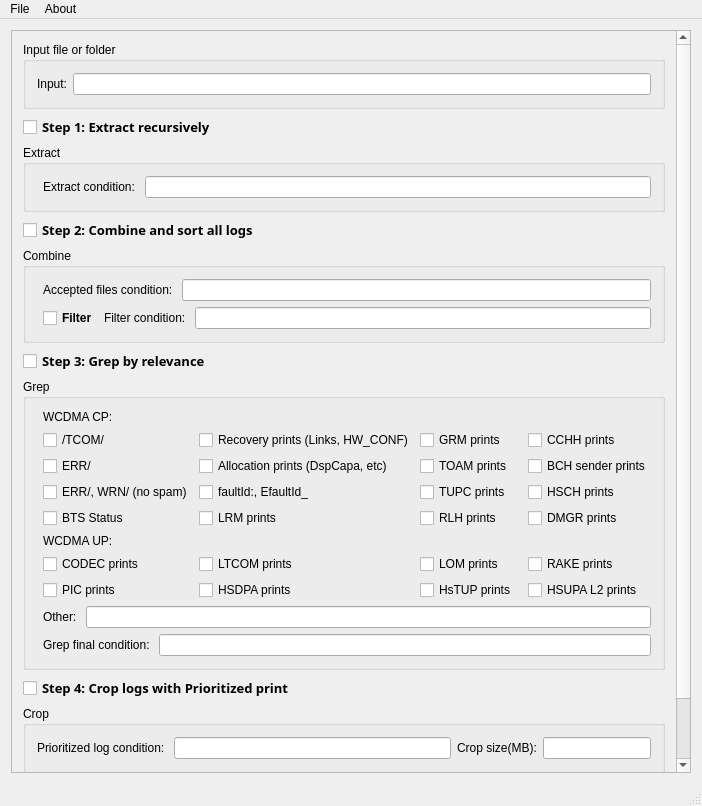
<?xml version="1.0" encoding="UTF-8"?>
<ui version="4.0">
 <class>WcdmaTools</class>
 <widget class="QMainWindow" name="WcdmaTools">
  <property name="geometry">
   <rect>
    <x>0</x>
    <y>0</y>
    <width>702</width>
    <height>806</height>
   </rect>
  </property>
  <property name="sizePolicy">
   <sizepolicy hsizetype="Preferred" vsizetype="Preferred">
    <horstretch>0</horstretch>
    <verstretch>0</verstretch>
   </sizepolicy>
  </property>
  <property name="windowTitle">
   <string>WcdmaTools</string>
  </property>
  <widget class="QWidget" name="centralWidget">
   <property name="sizePolicy">
    <sizepolicy hsizetype="Expanding" vsizetype="Expanding">
     <horstretch>0</horstretch>
     <verstretch>0</verstretch>
    </sizepolicy>
   </property>
   <layout class="QGridLayout" name="gridLayout_3">
    <item row="0" column="0">
     <widget class="QScrollArea" name="scrollArea">
      <property name="widgetResizable">
       <bool>true</bool>
      </property>
      <widget class="QWidget" name="scrollAreaWidgetContents">
       <property name="geometry">
        <rect>
         <x>0</x>
         <y>0</y>
         <width>682</width>
         <height>745</height>
        </rect>
       </property>
       <layout class="QGridLayout" name="gridLayout">
        <item row="0" column="0">
         <layout class="QFormLayout" name="formLayout_3">
          <property name="fieldGrowthPolicy">
           <enum>QFormLayout::AllNonFixedFieldsGrow</enum>
          </property>
          <item row="0" column="0" colspan="2">
           <widget class="QGroupBox" name="groupBox_3">
            <property name="title">
             <string>Input file or folder</string>
            </property>
            <layout class="QFormLayout" name="formLayout">
             <item row="0" column="1">
              <widget class="QLineEdit" name="inputFileAndFolderTextBox">
               <property name="enabled">
                <bool>true</bool>
               </property>
               <property name="readOnly">
                <bool>false</bool>
               </property>
              </widget>
             </item>
             <item row="0" column="0">
              <widget class="QLabel" name="label">
               <property name="text">
                <string>Input:</string>
               </property>
              </widget>
             </item>
            </layout>
           </widget>
          </item>
          <item row="1" column="0">
           <widget class="QCheckBox" name="extractStepCheckBox">
            <property name="font">
             <font>
              <family>Century Gothic</family>
              <pointsize>10</pointsize>
              <weight>75</weight>
              <bold>true</bold>
             </font>
            </property>
            <property name="text">
             <string>Step 1: Extract recursively</string>
            </property>
           </widget>
          </item>
          <item row="2" column="0" colspan="2">
           <widget class="QGroupBox" name="groupBox_6">
            <property name="title">
             <string>Extract</string>
            </property>
            <layout class="QFormLayout" name="formLayout_10">
             <item row="0" column="1">
              <layout class="QVBoxLayout" name="verticalLayout_7">
               <item>
                <layout class="QHBoxLayout" name="horizontalLayout_8">
                 <item>
                  <widget class="QLabel" name="label_8">
                   <property name="text">
                    <string>Extract condition: </string>
                   </property>
                  </widget>
                 </item>
                 <item>
                  <widget class="QLineEdit" name="extractConditionTextBox"/>
                 </item>
                </layout>
               </item>
              </layout>
             </item>
            </layout>
           </widget>
          </item>
          <item row="3" column="0">
           <widget class="QCheckBox" name="combineAndSortStepCheckBox">
            <property name="font">
             <font>
              <family>Century Gothic</family>
              <pointsize>10</pointsize>
              <weight>75</weight>
              <bold>true</bold>
             </font>
            </property>
            <property name="text">
             <string>Step 2: Combine and sort all logs</string>
            </property>
           </widget>
          </item>
          <item row="4" column="0" colspan="2">
           <widget class="QGroupBox" name="groupBox_2">
            <property name="title">
             <string>Combine</string>
            </property>
            <layout class="QFormLayout" name="formLayout_5">
             <item row="0" column="1">
              <layout class="QVBoxLayout" name="verticalLayout">
               <item>
                <layout class="QHBoxLayout" name="horizontalLayout">
                 <item>
                  <widget class="QLabel" name="label_3">
                   <property name="text">
                    <string>Accepted files condition: </string>
                   </property>
                  </widget>
                 </item>
                 <item>
                  <widget class="QLineEdit" name="acceptedFilesConditionTextBox"/>
                 </item>
                </layout>
               </item>
               <item>
                <layout class="QHBoxLayout" name="horizontalLayout_5">
                 <item>
                  <widget class="QCheckBox" name="filterSubStepCheckBox">
                   <property name="font">
                    <font>
                     <weight>75</weight>
                     <bold>true</bold>
                    </font>
                   </property>
                   <property name="text">
                    <string>Filter</string>
                   </property>
                  </widget>
                 </item>
                 <item>
                  <widget class="QLabel" name="label_13">
                   <property name="text">
                    <string>Filter condition: </string>
                   </property>
                  </widget>
                 </item>
                 <item>
                  <widget class="QLineEdit" name="filterConditionTextBox"/>
                 </item>
                </layout>
               </item>
              </layout>
             </item>
            </layout>
           </widget>
          </item>
          <item row="5" column="0">
           <widget class="QCheckBox" name="grepStepCheckBox">
            <property name="font">
             <font>
              <family>Century Gothic</family>
              <pointsize>10</pointsize>
              <weight>75</weight>
              <bold>true</bold>
             </font>
            </property>
            <property name="text">
             <string>Step 3: Grep by relevance</string>
            </property>
           </widget>
          </item>
          <item row="7" column="0" colspan="2">
           <widget class="QGroupBox" name="groupBox_4">
            <property name="title">
             <string>Grep</string>
            </property>
            <layout class="QFormLayout" name="formLayout_2">
             <property name="fieldGrowthPolicy">
              <enum>QFormLayout::AllNonFixedFieldsGrow</enum>
             </property>
             <item row="0" column="1">
              <layout class="QVBoxLayout" name="verticalLayout_4">
               <item>
                <layout class="QGridLayout" name="gridLayout_2">
                 <item row="7" column="1">
                  <widget class="QCheckBox" name="ltcomCheckBox">
                   <property name="text">
                    <string>LTCOM prints</string>
                   </property>
                  </widget>
                 </item>
                 <item row="7" column="0">
                  <widget class="QCheckBox" name="codecCheckBox">
                   <property name="text">
                    <string>CODEC prints</string>
                   </property>
                  </widget>
                 </item>
                 <item row="1" column="0">
                  <widget class="QLabel" name="label_11">
                   <property name="text">
                    <string>WCDMA CP: </string>
                   </property>
                  </widget>
                 </item>
                 <item row="6" column="0">
                  <widget class="QLabel" name="label_12">
                   <property name="text">
                    <string>WCDMA UP: </string>
                   </property>
                  </widget>
                 </item>
                 <item row="4" column="3">
                  <widget class="QCheckBox" name="hschCheckBox">
                   <property name="text">
                    <string>HSCH prints</string>
                   </property>
                  </widget>
                 </item>
                 <item row="2" column="2">
                  <widget class="QCheckBox" name="grmCheckBox">
                   <property name="text">
                    <string>GRM prints</string>
                   </property>
                  </widget>
                 </item>
                 <item row="5" column="3">
                  <widget class="QCheckBox" name="dmgrCheckBox">
                   <property name="text">
                    <string>DMGR prints</string>
                   </property>
                  </widget>
                 </item>
                 <item row="3" column="3">
                  <widget class="QCheckBox" name="bchsenderCheckBox">
                   <property name="text">
                    <string>BCH sender prints</string>
                   </property>
                  </widget>
                 </item>
                 <item row="3" column="2">
                  <widget class="QCheckBox" name="toamCheckBox">
                   <property name="text">
                    <string>TOAM prints</string>
                   </property>
                  </widget>
                 </item>
                 <item row="7" column="2">
                  <widget class="QCheckBox" name="lomCheckBox">
                   <property name="text">
                    <string>LOM prints</string>
                   </property>
                  </widget>
                 </item>
                 <item row="3" column="0">
                  <widget class="QCheckBox" name="errCheckBox">
                   <property name="text">
                    <string>ERR/</string>
                   </property>
                  </widget>
                 </item>
                 <item row="4" column="0">
                  <widget class="QCheckBox" name="errWrnNoSpamCheckBox">
                   <property name="text">
                    <string>ERR/, WRN/ (no spam)</string>
                   </property>
                  </widget>
                 </item>
                 <item row="2" column="0">
                  <widget class="QCheckBox" name="tcomCheckBox">
                   <property name="text">
                    <string>/TCOM/</string>
                   </property>
                  </widget>
                 </item>
                 <item row="5" column="0">
                  <widget class="QCheckBox" name="btsStatusCheckBox">
                   <property name="text">
                    <string>BTS Status</string>
                   </property>
                  </widget>
                 </item>
                 <item row="3" column="1">
                  <widget class="QCheckBox" name="allocationCheckBox">
                   <property name="text">
                    <string>Allocation prints (DspCapa, etc)</string>
                   </property>
                  </widget>
                 </item>
                 <item row="2" column="1">
                  <widget class="QCheckBox" name="recoveryCheckBox">
                   <property name="text">
                    <string>Recovery prints (Links, HW_CONF)</string>
                   </property>
                  </widget>
                 </item>
                 <item row="2" column="3">
                  <widget class="QCheckBox" name="cchhCheckBox">
                   <property name="text">
                    <string>CCHH prints</string>
                   </property>
                  </widget>
                 </item>
                 <item row="4" column="2">
                  <widget class="QCheckBox" name="tupcCheckBox">
                   <property name="text">
                    <string>TUPC prints</string>
                   </property>
                  </widget>
                 </item>
                 <item row="5" column="2">
                  <widget class="QCheckBox" name="rlhCheckBox">
                   <property name="text">
                    <string>RLH prints</string>
                   </property>
                  </widget>
                 </item>
                 <item row="5" column="1">
                  <widget class="QCheckBox" name="lrmCheckBox">
                   <property name="text">
                    <string>LRM prints</string>
                   </property>
                  </widget>
                 </item>
                 <item row="4" column="1">
                  <widget class="QCheckBox" name="faultCheckBox">
                   <property name="text">
                    <string>faultId:, EfaultId_</string>
                   </property>
                  </widget>
                 </item>
                 <item row="8" column="0">
                  <widget class="QCheckBox" name="picCheckBox">
                   <property name="text">
                    <string>PIC prints</string>
                   </property>
                  </widget>
                 </item>
                 <item row="8" column="3">
                  <widget class="QCheckBox" name="hsupal2CheckBox">
                   <property name="text">
                    <string>HSUPA L2 prints</string>
                   </property>
                  </widget>
                 </item>
                 <item row="7" column="3">
                  <widget class="QCheckBox" name="rakeCheckBox">
                   <property name="text">
                    <string>RAKE prints</string>
                   </property>
                  </widget>
                 </item>
                 <item row="8" column="1">
                  <widget class="QCheckBox" name="hsdpaCheckBox">
                   <property name="text">
                    <string>HSDPA prints</string>
                   </property>
                  </widget>
                 </item>
                 <item row="8" column="2">
                  <widget class="QCheckBox" name="hstupCheckBox">
                   <property name="text">
                    <string>HsTUP prints</string>
                   </property>
                  </widget>
                 </item>
                </layout>
               </item>
               <item>
                <layout class="QHBoxLayout" name="horizontalLayout_4">
                 <item>
                  <widget class="QLabel" name="label_10">
                   <property name="text">
                    <string>Other: </string>
                   </property>
                  </widget>
                 </item>
                 <item>
                  <widget class="QLineEdit" name="otherTextBox"/>
                 </item>
                </layout>
               </item>
               <item>
                <layout class="QHBoxLayout" name="horizontalLayout_2">
                 <item>
                  <widget class="QLabel" name="label_9">
                   <property name="text">
                    <string>Grep final condition: </string>
                   </property>
                  </widget>
                 </item>
                 <item>
                  <widget class="QLineEdit" name="grepFinalConditionTextBox">
                   <property name="readOnly">
                    <bool>true</bool>
                   </property>
                  </widget>
                 </item>
                </layout>
               </item>
              </layout>
             </item>
            </layout>
           </widget>
          </item>
          <item row="8" column="0">
           <widget class="QCheckBox" name="cropStepCheckBox">
            <property name="font">
             <font>
              <family>Century Gothic</family>
              <pointsize>10</pointsize>
              <weight>75</weight>
              <bold>true</bold>
             </font>
            </property>
            <property name="text">
             <string>Step 4: Crop logs with Prioritized print</string>
            </property>
           </widget>
          </item>
          <item row="10" column="0" colspan="2">
           <widget class="QGroupBox" name="groupBox_5">
            <property name="title">
             <string>Crop</string>
            </property>
            <layout class="QFormLayout" name="formLayout_4">
             <property name="fieldGrowthPolicy">
              <enum>QFormLayout::AllNonFixedFieldsGrow</enum>
             </property>
             <item row="0" column="0" colspan="2">
              <layout class="QHBoxLayout" name="horizontalLayout_3">
               <item>
                <widget class="QLabel" name="label_2">
                 <property name="text">
                  <string>Prioritized log condition: </string>
                 </property>
                </widget>
               </item>
               <item>
                <widget class="QLineEdit" name="prioritizedLogConditionTextBox"/>
               </item>
               <item>
                <widget class="QLabel" name="label_4">
                 <property name="text">
                  <string>Crop size(MB):</string>
                 </property>
                </widget>
               </item>
               <item>
                <widget class="QLineEdit" name="cropSizeTextBox">
                 <property name="enabled">
                  <bool>true</bool>
                 </property>
                 <property name="sizePolicy">
                  <sizepolicy hsizetype="Minimum" vsizetype="Fixed">
                   <horstretch>0</horstretch>
                   <verstretch>0</verstretch>
                  </sizepolicy>
                 </property>
                 <property name="minimumSize">
                  <size>
                   <width>0</width>
                   <height>0</height>
                  </size>
                 </property>
                </widget>
               </item>
              </layout>
             </item>
            </layout>
           </widget>
          </item>
          <item row="11" column="0" colspan="2">
           <widget class="QProgressBar" name="progressBar">
            <property name="value">
             <number>24</number>
            </property>
           </widget>
          </item>
          <item row="12" column="0" colspan="2">
           <layout class="QHBoxLayout" name="horizontalLayout_6">
            <item>
             <spacer name="horizontalSpacer">
              <property name="orientation">
               <enum>Qt::Horizontal</enum>
              </property>
              <property name="sizeHint" stdset="0">
               <size>
                <width>40</width>
                <height>20</height>
               </size>
              </property>
             </spacer>
            </item>
            <item>
             <widget class="QPushButton" name="executeButton">
              <property name="text">
               <string>Execute!</string>
              </property>
             </widget>
            </item>
            <item>
             <spacer name="horizontalSpacer_2">
              <property name="orientation">
               <enum>Qt::Horizontal</enum>
              </property>
              <property name="sizeHint" stdset="0">
               <size>
                <width>40</width>
                <height>20</height>
               </size>
              </property>
             </spacer>
            </item>
           </layout>
          </item>
         </layout>
        </item>
       </layout>
      </widget>
     </widget>
    </item>
   </layout>
  </widget>
  <widget class="QMenuBar" name="menuBar">
   <property name="geometry">
    <rect>
     <x>0</x>
     <y>0</y>
     <width>702</width>
     <height>21</height>
    </rect>
   </property>
   <widget class="QMenu" name="menuFile">
    <property name="title">
     <string>File</string>
    </property>
    <widget class="QMenu" name="menuOpen">
     <property name="title">
      <string>Open</string>
     </property>
     <addaction name="actionOpenFile"/>
     <addaction name="actionOpenFolder"/>
    </widget>
    <addaction name="menuOpen"/>
    <addaction name="separator"/>
    <addaction name="actionReset_to_default"/>
    <addaction name="actionQuit"/>
   </widget>
   <widget class="QMenu" name="menuAbout">
    <property name="title">
     <string>About</string>
    </property>
    <addaction name="actionAboutAprg"/>
   </widget>
   <addaction name="menuFile"/>
   <addaction name="menuAbout"/>
  </widget>
  <widget class="QStatusBar" name="statusBar"/>
  <action name="actionQuit">
   <property name="text">
    <string>Quit</string>
   </property>
  </action>
  <action name="actionOpenFile">
   <property name="text">
    <string>File</string>
   </property>
  </action>
  <action name="actionOpenFolder">
   <property name="text">
    <string>Folder</string>
   </property>
  </action>
  <action name="actionAboutAprg">
   <property name="text">
    <string>About APRG</string>
   </property>
  </action>
  <action name="actionReset_to_default">
   <property name="text">
    <string>Reset to default</string>
   </property>
  </action>
 </widget>
 <layoutdefault spacing="6" margin="11"/>
 <resources/>
 <connections/>
</ui>
